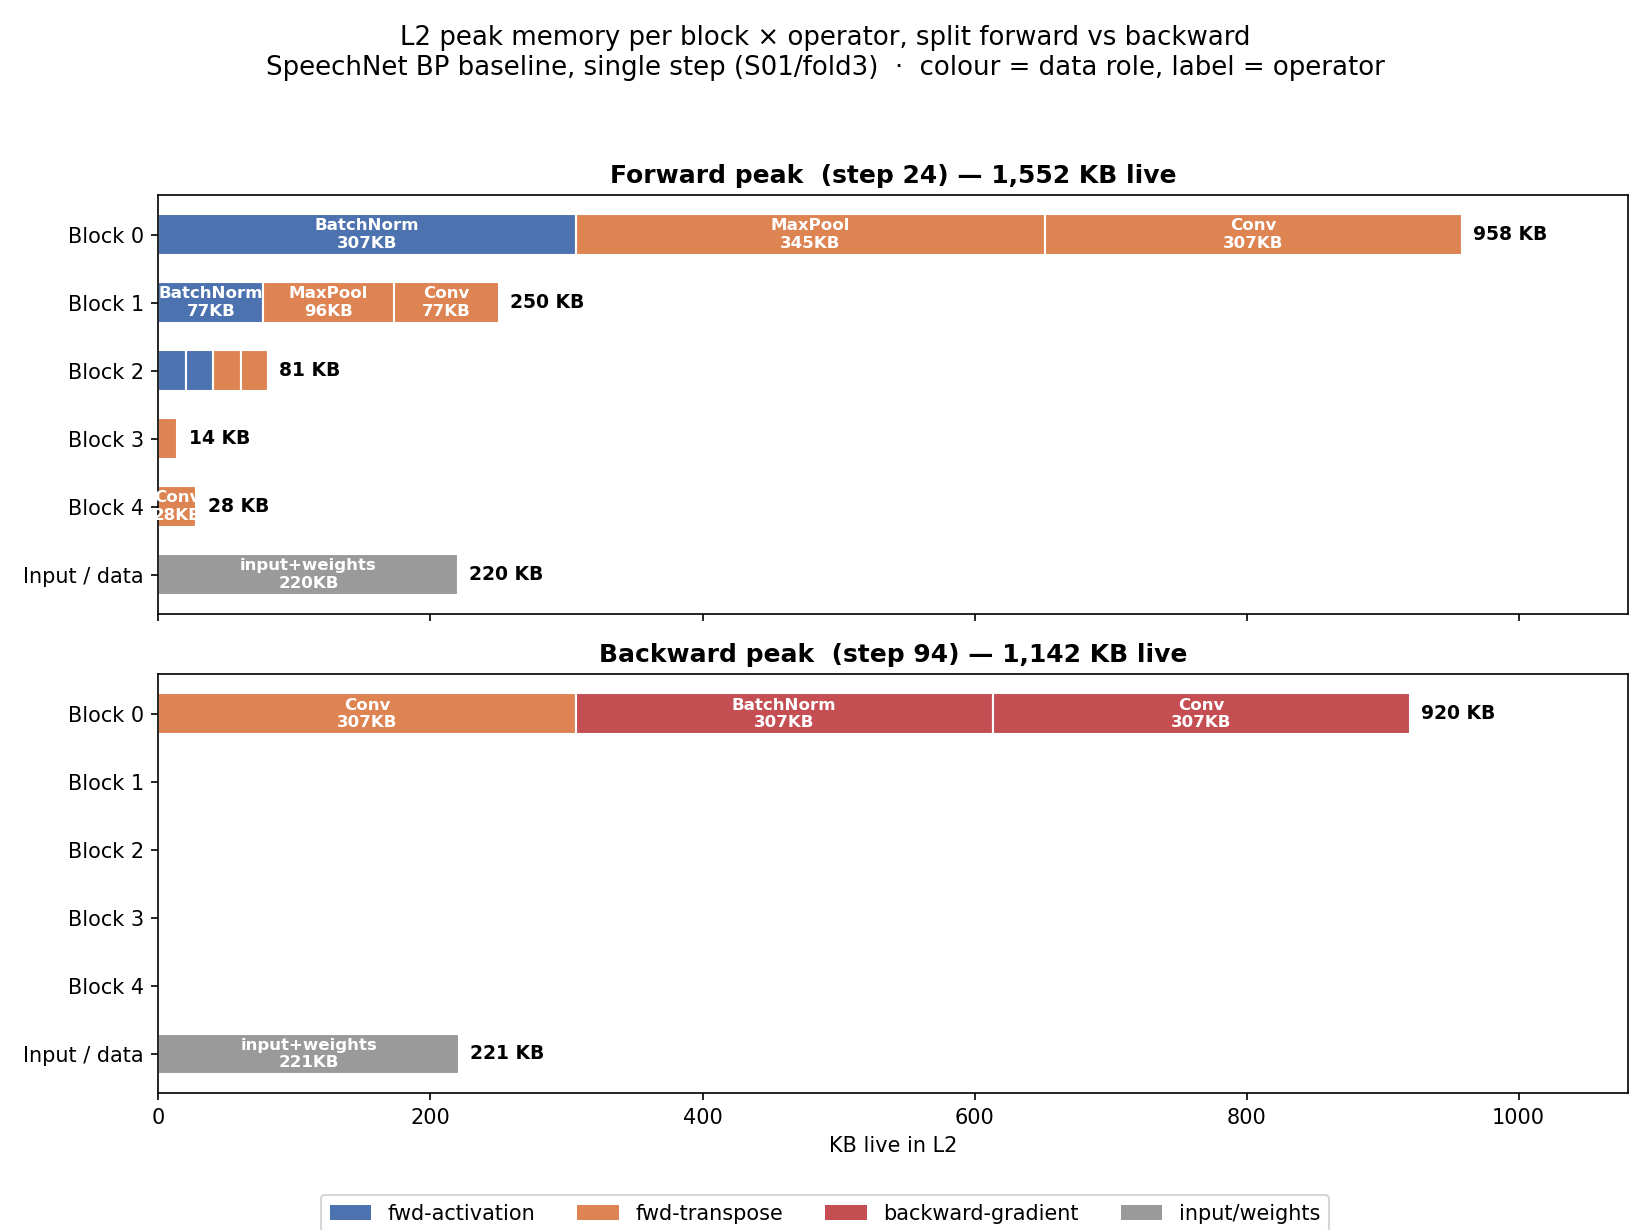

This chart was generated by the following Python code:
import re, matplotlib
matplotlib.use("Agg"); import matplotlib.pyplot as plt; import numpy as np
from matplotlib.patches import Patch
exec(open("/tmp/mem_common.py").read())
d=parse("memory_alloc_deeployStates.html"); cap,bL2=d["L2"]
def block_of(n):
    m=re.search(r'blocks_(\d+)_',n)
    if m: return f"Block {m.group(1)}"
    return "Input / data"
def op_of(n):
    m=re.search(r'blocks_\d+_blocks_\d+_\d+_([A-Za-z]+)',n)
    op=m.group(1) if m else "-"
    return {"Relu":"ReLU","BatchNormalization":"BatchNorm"}.get(op,op)
def role3(n):
    ln=n.lower()
    if re.search(r"__\d+_grad", n): return "backward-gradient"
    if any(k in ln for k in ["_transposed","pre_transpose","transpose_in","_split"]): return "fwd-transpose"
    if n.startswith(("input","output")) or "_def_" in n or "_token_" in n or "running_" in n or "Constant" in n: return "input/weights"
    return "fwd-activation"
col={"fwd-activation":"#4C72B0","fwd-transpose":"#DD8452","backward-gradient":"#C44E52","input/weights":"#9a9a9a"}
rord=["fwd-activation","fwd-transpose","backward-gradient","input/weights"]
def live_at(t): return [b for b in bL2 if b[4]<=t<=b[5]]

peaks=[("Forward peak  (step 24)",24),("Backward peak  (step 94)",94)]
rows=["Block 0","Block 1","Block 2","Block 3","Block 4","Input / data"]
fig,axes=plt.subplots(2,1,figsize=(11,8.2),sharex=True)
for ax,(title,t) in zip(axes,peaks):
    live=live_at(t); ptot=sum(b[3] for b in live)
    # build per (block,op,role)
    agg={}
    for b in live:
        agg.setdefault(block_of(b[0]),[]).append((op_of(b[0]),role3(b[0]),b[3]))
    y=np.arange(len(rows))[::-1]
    for i,bl in zip(y,rows):
        segs=agg.get(bl,[])
        # merge same (op,role)
        mm={}
        for op,r,s in segs: mm[(op,r)]=mm.get((op,r),0)+s
        items=sorted(mm.items(),key=lambda z:(rord.index(z[0][1]),-z[1]))
        left=0
        for (op,r),s in items:
            v=s/1024
            if v<=0.3: left+=v; continue
            ax.barh(i,v,left=left,color=col[r],edgecolor="white",height=0.6)
            if v>22:
                lab=op if bl!="Input / data" else "input+weights"
                ax.text(left+v/2,i,f"{lab}\n{v:,.0f}KB",ha="center",va="center",color="white",fontsize=8,fontweight="bold")
            left+=v
        if left>1: ax.text(left+8,i,f"{left:,.0f} KB",va="center",fontsize=9,fontweight="bold")
    ax.set_yticks(y); ax.set_yticklabels(rows)
    ax.set_title(f"{title} — {ptot/1024:,.0f} KB live",fontsize=12,fontweight="bold")
    ax.set_xlim(0,1080)
axes[1].set_xlabel("KB live in L2")
fig.suptitle("L2 peak memory per block × operator, split forward vs backward\nSpeechNet BP baseline, single step (S01/fold3)  ·  colour = data role, label = operator",fontsize=12.5)
leg=[Patch(facecolor=col[r],label=r) for r in rord]
fig.legend(handles=leg,loc="lower center",fontsize=10,frameon=True,ncol=4,bbox_to_anchor=(0.5,-0.01))
plt.tight_layout(rect=[0,0.04,1,0.95]); plt.savefig("mem_fig6_peak_fwd_bwd_by_operator.png",dpi=150); plt.close()
print("fig6 written")
